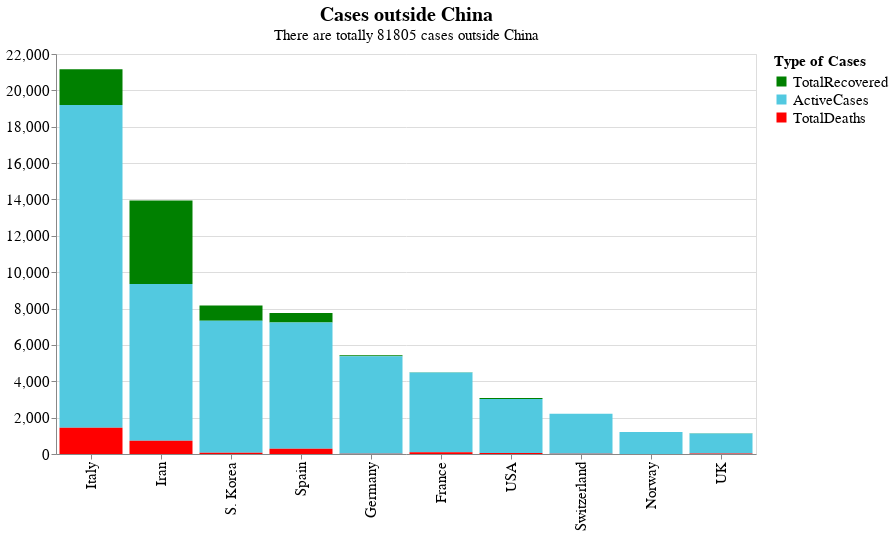

Notebook code for this chart:
### Markdown cell above
# Cases outside China

### Code cell
data_2 = data.sort_values(by = 'TotalCases', ascending = False).head(12).iloc[2:12]
data_2['index'] = list(range(1,11))
data_2.set_index('index', inplace = True)
data_2.fillna(value = {'TotalDeaths' : 0}, inplace = True)
data_2 = data_2[ ['Country,Other','TotalRecovered', 'ActiveCases', 'TotalDeaths'] ]
data_2 = pd.melt(data_2, id_vars = ['Country,Other'])
# ranking list 
names_c2 = data_2['Country,Other'].to_list()

rest = alt.Chart(data_2).mark_bar().encode(
    alt.X('Country,Other:N', sort = names_c, axis = alt.Axis(title = None, labelFontSize = 15)),
    alt.Y('value:Q',  sort = names, axis = alt.Axis(title = None, labelFontSize = 15)),
    alt.Color('variable:N', scale = alt.Scale(domain = names, range = colors),\
             legend = alt.Legend(title = 'Type of Cases', titleFontSize = 15, labelFontSize = 15))
).properties(
width = 700,
    height = 400,
    title = { 'text' :'Cases outside China', 'fontSize' : 20, \
             'subtitle' : 'There are totally {0} cases outside China'.format(  int(data.iloc[-1, 1]) -  int(data[ data['Country,Other'] == 'China']['TotalCases']) ),\
             'subtitleFontSize' : 15}
)


rest

### Figure 1 — Vega-Lite specification as saved in the notebook (floating-point values rounded to 4 significant figures)
{"config": {"view": {"continuousWidth": 400, "continuousHeight": 300}}, "data": {"name": "data-f71ccf130828b813cd9955c9edbee5d5"}, "mark": "bar", "encoding": {"color": {"type": "nominal", "field": "variable", "legend": {"labelFontSize": 15, "title": "Type of Cases", "titleFontSize": 15}, "scale": {"domain": ["TotalRecovered", "ActiveCases", "TotalDeaths"], "range": ["green", "#52C9E0", "red"]}}, "x": {"type": "nominal", "axis": {"labelFontSize": 15, "title": null}, "field": "Country,Other", "sort": ["China", "Italy", "Iran", "S. Korea", "Spain", "Germany", "France", "USA", "Switzerland", "Norway"]}, "y": {"type": "quantitative", "axis": {"labelFontSize": 15, "title": null}, "field": "value", "sort": ["TotalRecovered", "ActiveCases", "TotalDeaths"]}}, "height": 400, "title": {"text": "Cases outside China", "fontSize": 20, "subtitle": "There are totally 81805 cases outside China", "subtitleFontSize": 15}, "width": 700, "$schema": "https://vega.github.io/schema/vega-lite/v4.0.2.json", "datasets": {"data-f71ccf130828b813cd9955c9edbee5d5": [{"Country,Other": "Italy", "variable": "TotalRecovered", "value": 1966.0}, {"Country,Other": "Iran", "variable": "TotalRecovered", "value": 4590.0}, {"Country,Other": "S. Korea", "variable": "TotalRecovered", "value": 834.0}, {"Country,Other": "Spain", "variable": "TotalRecovered", "value": 517.0}, {"Country,Other": "Germany", "variable": "TotalRecovered", "value": 46.0}, {"Country,Other": "France", "variable": "TotalRecovered", "value": 12.0}, {"Country,Other": "USA", "variable": "TotalRecovered", "value": 56.0}, {"Country,Other": "Switzerland", "variable": "TotalRecovered", "value": 4.0}, {"Country,Other": "Norway", "variable": "TotalRecovered", "value": 1.0}, {"Country,Other": "UK", "variable": "TotalRecovered", "value": 18.0}, {"Country,Other": "Italy", "variable": "ActiveCases", "value": 17750.0}, {"Country,Other": "Iran", "variable": "ActiveCases", "value": 8624.0}, {"Country,Other": "S. Korea", "variable": "ActiveCases", "value": 7253.0}, {"Country,Other": "Spain", "variable": "ActiveCases", "value": 6945.0}, {"Country,Other": "Germany", "variable": "ActiveCases", "value": 5369.0}, {"Country,Other": "France", "variable": "ActiveCases", "value": 4396.0}, {"Country,Other": "USA", "variable": "ActiveCases", "value": 2967.0}, {"Country,Other": "Switzerland", "variable": "ActiveCases", "value": 2199.0}, {"Country,Other": "Norway", "variable": "ActiveCases", "value": 1201.0}, {"Country,Other": "UK", "variable": "ActiveCases", "value": 1101.0}, {"Country,Other": "Italy", "variable": "TotalDeaths", "value": 1441.0}, {"Country,Other": "Iran", "variable": "TotalDeaths", "value": 724.0}, {"Country,Other": "S. Korea", "variable": "TotalDeaths", "value": 75.0}, {"Country,Other": "Spain", "variable": "TotalDeaths", "value": 291.0}, {"Country,Other": "Germany", "variable": "TotalDeaths", "value": 11.0}, {"Country,Other": "France", "variable": "TotalDeaths", "value": 91.0}, {"Country,Other": "USA", "variable": "TotalDeaths", "value": 60.0}, {"Country,Other": "Switzerland", "variable": "TotalDeaths", "value": 14.0}, {"Country,Other": "Norway", "variable": "TotalDeaths", "value": 3.0}, {"Country,Other": "UK", "variable": "TotalDeaths", "value": 21.0}]}}
